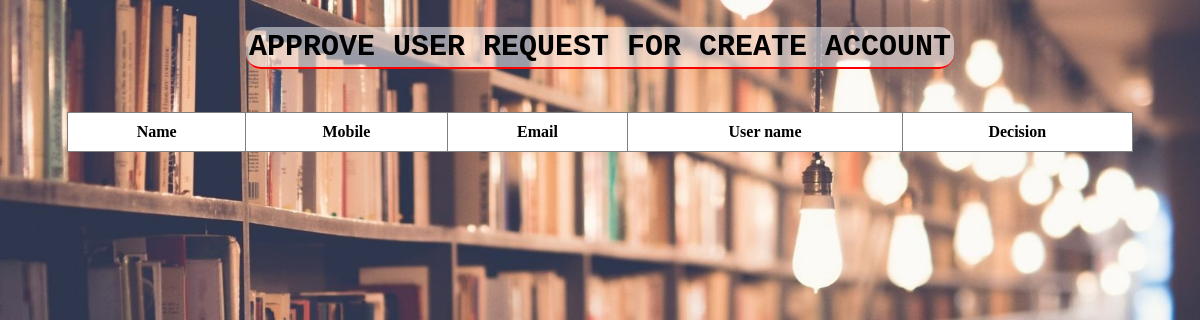
/admin/add_request.php (signed in), run on an earlier commit of the app's database.
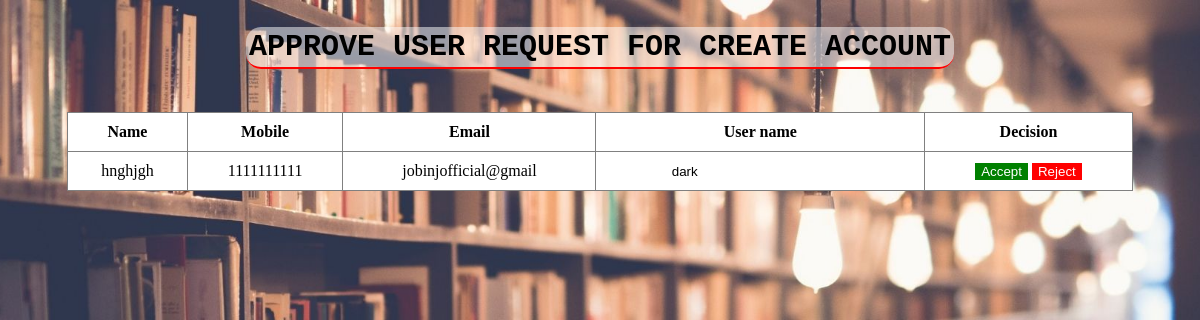
And on a later commit of the database.
### tables this page shows
CREATE TABLE `user_approve` (
  `name` varchar(20) NOT NULL,
  `email` varchar(20) NOT NULL,
  `mobile` varchar(11) NOT NULL,
  `user` varchar(20) NOT NULL,
  `pwd` varchar(20) NOT NULL,
  `pid` varchar(20) NOT NULL
);

### admin/add_request.php (the view, shortened to what this page needs)
<html lang="en">
<head>
    <link href="library/table.css" type="text/css" rel="stylesheet">
</head>
<body>
<h2 class="main-head"><b class="b-head">Approve user request for create account </b></h2>
</body>
</html>
<?php
    $con = Mysqli_Connect("localhost","root","","library_management");
    if(!$con){
        echo "Connection error !";
    }
    else{
        $query = "select * from user_approve";
        $values = mysqli_query($con,$query);
        echo '<table border="1" id="myTable" style="margin-left:auto;margin-right:auto;margin-top:3em;border-collapse:collapse;"><th>Name</th><th>Mobile</th><th>Email</th><th>User name</th><th>Decision</th>';
        if(mysqli_num_rows($values)){
                while($row=mysqli_fetch_assoc($values)){
                    echo '<form action="#" method="POST"><tr>';
                        echo '<td>';
                            echo $row["name"];
                        echo '</td>';
                        echo '<td>';
                            echo $row["mobile"];
                        echo '</td>';
                        echo '<td>';
                            echo $row["email"];
                        echo '</td>';
                        echo '<td>';
                        ?>
                            <input style="border:none" readonly name="user" required type="text" placeholder="page name" value="<?php echo $row['user']; ?>">
                        <?php
                        echo '</td>';
                        echo '<td>';
                            echo "<input type='submit' name='accept' value='Accept' style='background-color:green;color:white;border:none'> <input type='submit' name='reject' value='Reject' style='color:white;background-color:red;border:none'>";
                        echo '</td>';
                    echo '</tr></form>';
                }
;                echo '</table>';
        }
        else{
                echo "<script>alert('Nothing is active !');</script>";
        }
    }
?>

What changed in the data, as far as the page shows it:
added user_approve: name "hnghjgh", mobile "1111111111", email "jobinjofficial@gmail", user "dark"
